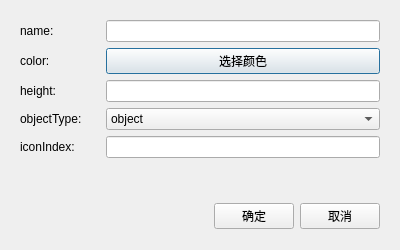
<?xml version="1.0" encoding="UTF-8"?>
<ui version="4.0">
 <class>Map3dObjectPropertyDialog</class>
 <widget class="QDialog" name="Map3dObjectPropertyDialog">
  <property name="geometry">
   <rect>
    <x>0</x>
    <y>0</y>
    <width>400</width>
    <height>250</height>
   </rect>
  </property>
  <property name="windowTitle">
   <string>属性</string>
  </property>
  <layout class="QVBoxLayout" name="verticalLayout">
   <item>
    <widget class="QWidget" name="wgtClient" native="true">
     <layout class="QVBoxLayout" name="verticalLayout_2">
      <item>
       <layout class="QHBoxLayout" name="horizontalLayout_2">
        <item>
         <widget class="QLabel" name="label">
          <property name="minimumSize">
           <size>
            <width>80</width>
            <height>0</height>
           </size>
          </property>
          <property name="maximumSize">
           <size>
            <width>80</width>
            <height>16777215</height>
           </size>
          </property>
          <property name="text">
           <string>name:</string>
          </property>
         </widget>
        </item>
        <item>
         <widget class="QLineEdit" name="edtName"/>
        </item>
       </layout>
      </item>
      <item>
       <layout class="QHBoxLayout" name="horizontalLayout_3">
        <item>
         <widget class="QLabel" name="label_2">
          <property name="minimumSize">
           <size>
            <width>80</width>
            <height>0</height>
           </size>
          </property>
          <property name="maximumSize">
           <size>
            <width>80</width>
            <height>16777215</height>
           </size>
          </property>
          <property name="text">
           <string>color:</string>
          </property>
         </widget>
        </item>
        <item>
         <widget class="QPushButton" name="btnColor">
          <property name="text">
           <string>选择颜色</string>
          </property>
         </widget>
        </item>
       </layout>
      </item>
      <item>
       <layout class="QHBoxLayout" name="horizontalLayout_4">
        <item>
         <widget class="QLabel" name="label_3">
          <property name="minimumSize">
           <size>
            <width>80</width>
            <height>0</height>
           </size>
          </property>
          <property name="maximumSize">
           <size>
            <width>80</width>
            <height>16777215</height>
           </size>
          </property>
          <property name="text">
           <string>height:</string>
          </property>
         </widget>
        </item>
        <item>
         <widget class="QLineEdit" name="edtHeight">
          <property name="text">
           <string/>
          </property>
         </widget>
        </item>
       </layout>
      </item>
      <item>
       <layout class="QHBoxLayout" name="horizontalLayout_5">
        <item>
         <widget class="QLabel" name="label_4">
          <property name="minimumSize">
           <size>
            <width>80</width>
            <height>0</height>
           </size>
          </property>
          <property name="maximumSize">
           <size>
            <width>80</width>
            <height>16777215</height>
           </size>
          </property>
          <property name="text">
           <string>objectType:</string>
          </property>
         </widget>
        </item>
        <item>
         <widget class="QComboBox" name="cbbObjectType">
          <item>
           <property name="text">
            <string>object</string>
           </property>
          </item>
          <item>
           <property name="text">
            <string>plane</string>
           </property>
          </item>
         </widget>
        </item>
       </layout>
      </item>
      <item>
       <layout class="QHBoxLayout" name="horizontalLayout_6">
        <item>
         <widget class="QLabel" name="label_5">
          <property name="minimumSize">
           <size>
            <width>80</width>
            <height>0</height>
           </size>
          </property>
          <property name="maximumSize">
           <size>
            <width>80</width>
            <height>16777215</height>
           </size>
          </property>
          <property name="text">
           <string>iconIndex:</string>
          </property>
         </widget>
        </item>
        <item>
         <widget class="QLineEdit" name="edtIconIndex">
          <property name="text">
           <string/>
          </property>
         </widget>
        </item>
       </layout>
      </item>
      <item>
       <spacer name="verticalSpacer">
        <property name="orientation">
         <enum>Qt::Vertical</enum>
        </property>
        <property name="sizeHint" stdset="0">
         <size>
          <width>20</width>
          <height>22</height>
         </size>
        </property>
       </spacer>
      </item>
     </layout>
    </widget>
   </item>
   <item>
    <widget class="QWidget" name="wgtBottom" native="true">
     <property name="minimumSize">
      <size>
       <width>0</width>
       <height>46</height>
      </size>
     </property>
     <property name="maximumSize">
      <size>
       <width>16777215</width>
       <height>46</height>
      </size>
     </property>
     <layout class="QHBoxLayout" name="horizontalLayout">
      <item>
       <spacer name="horizontalSpacer">
        <property name="orientation">
         <enum>Qt::Horizontal</enum>
        </property>
        <property name="sizeHint" stdset="0">
         <size>
          <width>189</width>
          <height>20</height>
         </size>
        </property>
       </spacer>
      </item>
      <item>
       <widget class="QPushButton" name="btnOk">
        <property name="text">
         <string>确定</string>
        </property>
       </widget>
      </item>
      <item>
       <widget class="QPushButton" name="btnCancel">
        <property name="text">
         <string>取消</string>
        </property>
       </widget>
      </item>
     </layout>
    </widget>
   </item>
  </layout>
 </widget>
 <resources/>
 <connections/>
</ui>
